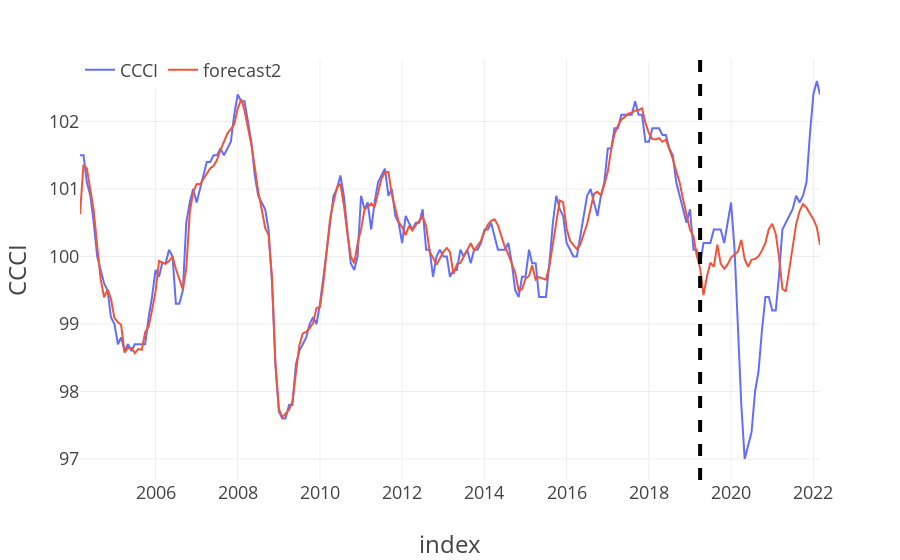

Notebook code cell kept with this figure:
### Code cell
fig = px.line(df_out2, labels=dict(Date="Date", value=target))
fig.add_vline(x=test_start, line_width=4, line_dash="dash")
fig.update_layout(
    template=plot_template, legend=dict(orientation='h', y=1.02, title_text="")
)
fig.show()

### Figure 1 — Plotly figure (JSON) as saved in the notebook; plotly's stock layout.template omitted (floating-point values rounded to 4 significant figures; data arrays with more than 128 entries replaced by an {"elided": "..."} marker saying what was removed)
{"data": [{"hovertemplate": "variable=CCCI<br>index=%{x}<br>CCCI=%{y}<extra></extra>", "legendgroup": "CCCI", "line": {"color": "#636efa", "dash": "solid"}, "marker": {"symbol": "circle"}, "mode": "lines", "name": "CCCI", "orientation": "v", "showlegend": true, "type": "scatter", "x": {"elided": "217 str values"}, "xaxis": "x", "y": {"elided": "217 float values"}, "yaxis": "y"}, {"hovertemplate": "variable=forecast2<br>index=%{x}<br>CCCI=%{y}<extra></extra>", "legendgroup": "forecast2", "line": {"color": "#EF553B", "dash": "solid"}, "marker": {"symbol": "circle"}, "mode": "lines", "name": "forecast2", "orientation": "v", "showlegend": true, "type": "scatter", "x": {"elided": "217 str values"}, "xaxis": "x", "y": {"elided": "217 float values"}, "yaxis": "y"}], "layout": {"legend": {"orientation": "h", "title": {"text": ""}, "tracegroupgap": 0, "y": 1.02}, "margin": {"t": 60}, "shapes": [{"line": {"dash": "dash", "width": 4}, "type": "line", "x0": "2019-04-01", "x1": "2019-04-01", "xref": "x", "y0": 0, "y1": 1, "yref": "y domain"}], "xaxis": {"anchor": "y", "domain": [0, 1], "title": {"text": "index"}}, "yaxis": {"anchor": "x", "domain": [0, 1], "title": {"text": "CCCI"}}}}
